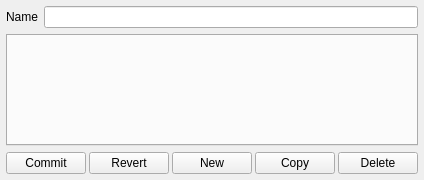
<?xml version="1.0" encoding="UTF-8"?>
<ui version="4.0">
<comment> Copyright (C) 2012 - 2013 by Pedro Mendes, Virginia Tech Intellectual </comment>
<comment> Properties, Inc., University of Heidelberg, and The University </comment>
<comment> of Manchester. </comment>
<comment> All rights reserved. </comment>

 <comment> All rights reserved. </comment>
 <class>CQTabWidget</class>
 <widget class="CopasiWidget" name="CQTabWidget">
  <property name="geometry">
   <rect>
    <x>0</x>
    <y>0</y>
    <width>379</width>
    <height>180</height>
   </rect>
  </property>
  <property name="windowTitle">
   <string>Form</string>
  </property>
  <layout class="QVBoxLayout" name="verticalLayout">
   <property name="margin">
    <number>6</number>
   </property>
   <item>
    <layout class="QHBoxLayout" name="mpLayoutName">
     <item>
      <widget class="QLabel" name="mpLblName">
       <property name="sizePolicy">
        <sizepolicy hsizetype="Preferred" vsizetype="Minimum">
         <horstretch>0</horstretch>
         <verstretch>0</verstretch>
        </sizepolicy>
       </property>
       <property name="text">
        <string>Name</string>
       </property>
       <property name="alignment">
        <set>Qt::AlignRight|Qt::AlignTrailing|Qt::AlignVCenter</set>
       </property>
       <property name="wordWrap">
        <bool>false</bool>
       </property>
      </widget>
     </item>
     <item>
      <widget class="QLineEdit" name="mpEditName">
       <property name="sizePolicy">
        <sizepolicy hsizetype="MinimumExpanding" vsizetype="Fixed">
         <horstretch>0</horstretch>
         <verstretch>0</verstretch>
        </sizepolicy>
       </property>
      </widget>
     </item>
    </layout>
   </item>
   <item>
    <widget class="QTabWidget" name="mpTabWidget">
     <property name="currentIndex">
      <number>-1</number>
     </property>
    </widget>
   </item>
   <item>
    <layout class="QHBoxLayout" name="mpLayoutBtn">
     <property name="spacing">
      <number>3</number>
     </property>
     <item>
      <widget class="QPushButton" name="mpBtnCommit">
       <property name="text">
        <string>Commit</string>
       </property>
      </widget>
     </item>
     <item>
      <widget class="QPushButton" name="mpBtnRevert">
       <property name="text">
        <string>Revert</string>
       </property>
      </widget>
     </item>
     <item>
      <spacer name="mpBtnSpacer">
       <property name="orientation">
        <enum>Qt::Horizontal</enum>
       </property>
       <property name="sizeHint" stdset="0">
        <size>
         <width>40</width>
         <height>20</height>
        </size>
       </property>
      </spacer>
     </item>
     <item>
      <widget class="QPushButton" name="mpBtnNew">
       <property name="text">
        <string>New</string>
       </property>
      </widget>
     </item>
     <item>
      <widget class="QPushButton" name="mpBtnCopy">
       <property name="text">
        <string>Copy</string>
       </property>
      </widget>
     </item>
     <item>
      <widget class="QPushButton" name="mpBtnDelete">
       <property name="text">
        <string>Delete</string>
       </property>
      </widget>
     </item>
    </layout>
   </item>
  </layout>
 </widget>
 <customwidgets>
  <customwidget>
   <class>CopasiWidget</class>
   <extends>QWidget</extends>
   <header>copasi/UI/copasiWidget.h</header>
   <container>1</container>
  </customwidget>
 </customwidgets>
 <resources/>
 <connections>
  <connection>
   <sender>mpBtnCommit</sender>
   <signal>clicked()</signal>
   <receiver>CQTabWidget</receiver>
   <slot>slotBtnCommit()</slot>
   <hints>
    <hint type="sourcelabel">
     <x>57</x>
     <y>165</y>
    </hint>
    <hint type="destinationlabel">
     <x>184</x>
     <y>96</y>
    </hint>
   </hints>
  </connection>
  <connection>
   <sender>mpBtnRevert</sender>
   <signal>clicked()</signal>
   <receiver>CQTabWidget</receiver>
   <slot>slotBtnRevert()</slot>
   <hints>
    <hint type="sourcelabel">
     <x>146</x>
     <y>165</y>
    </hint>
    <hint type="destinationlabel">
     <x>184</x>
     <y>96</y>
    </hint>
   </hints>
  </connection>
  <connection>
   <sender>mpBtnDelete</sender>
   <signal>clicked()</signal>
   <receiver>CQTabWidget</receiver>
   <slot>slotBtnDelete()</slot>
   <hints>
    <hint type="sourcelabel">
     <x>316</x>
     <y>165</y>
    </hint>
    <hint type="destinationlabel">
     <x>184</x>
     <y>96</y>
    </hint>
   </hints>
  </connection>
  <connection>
   <sender>mpBtnNew</sender>
   <signal>clicked()</signal>
   <receiver>CQTabWidget</receiver>
   <slot>slotBtnNew()</slot>
   <hints>
    <hint type="sourcelabel">
     <x>238</x>
     <y>165</y>
    </hint>
    <hint type="destinationlabel">
     <x>184</x>
     <y>96</y>
    </hint>
   </hints>
  </connection>
   <connection>
     <sender>mpBtnCopy</sender>
     <signal>clicked()</signal>
     <receiver>CQTabWidget</receiver>
     <slot>slotBtnCopy()</slot>
     <hints>
       <hint type="sourcelabel">
         <x>238</x>
         <y>165</y>
       </hint>
       <hint type="destinationlabel">
         <x>184</x>
         <y>96</y>
       </hint>
     </hints>
   </connection>
 </connections>
</ui>
